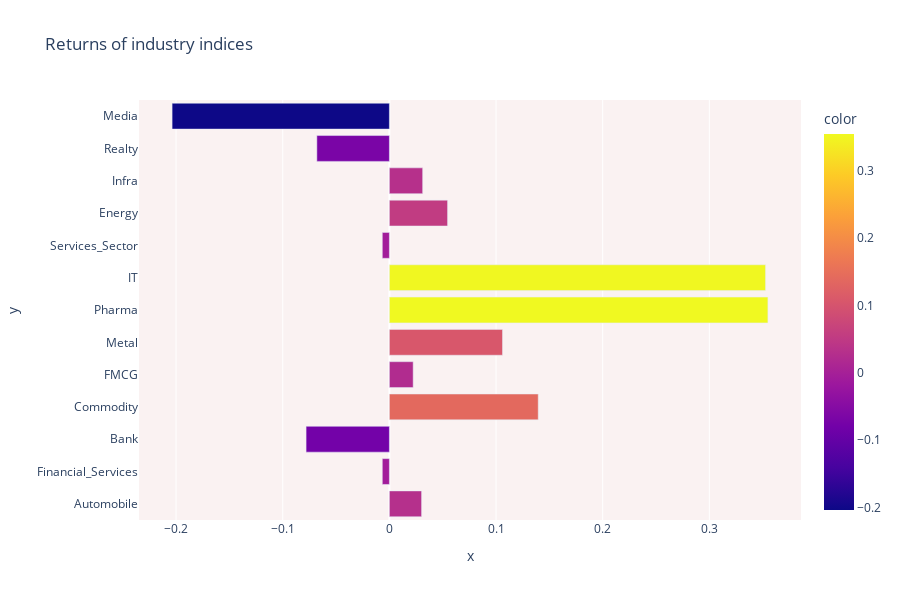

Write notebook code for a chart like this one.
### Code cell
fig = px.bar( x=y_val, y=x_val, color=y_val, orientation='h', height=600,
             title='Returns of industry indices', color_discrete_sequence = px.colors.cyclical.mygbm)

fig.update_layout(plot_bgcolor='rgb(250, 242, 242)')
fig.show()

### Figure 1 — Plotly figure (JSON) as saved in the notebook; plotly's stock layout.template omitted (floating-point values rounded to 4 significant figures)
{"data": [{"textposition": "auto", "hovertemplate": "x=%{x}<br>y=%{y}<br>color=%{marker.color}", "showlegend": false, "legendgroup": "", "name": "", "yaxis": "y", "y": ["Automobile", "Financial_Services", "Bank", "Commodity", "FMCG", "Metal", "Pharma", "IT", "Services_Sector", "Energy", "Infra", "Realty", "Media"], "hoverlabel": {"namelength": 0}, "offsetgroup": "", "xaxis": "x", "marker": {"color": [0.03019, -0.006636, -0.07809, 0.1396, 0.0223, 0.1061, 0.3549, 0.3527, -0.006636, 0.05455, 0.0312, -0.068, -0.2037], "coloraxis": "coloraxis"}, "x": [0.03019, -0.006636, -0.07809, 0.1396, 0.0223, 0.1061, 0.3549, 0.3527, -0.006636, 0.05455, 0.0312, -0.068, -0.2037], "alignmentgroup": "True", "type": "bar", "orientation": "h"}], "layout": {"xaxis": {"domain": [0, 1], "anchor": "y", "title": {"text": "x"}}, "title": {"text": "Returns of industry indices"}, "plot_bgcolor": "rgb(250, 242, 242)", "yaxis": {"domain": [0, 1], "anchor": "x", "title": {"text": "y"}}, "height": 600, "barmode": "relative", "legend": {"tracegroupgap": 0}, "coloraxis": {"colorbar": {"title": {"text": "color"}}, "colorscale": [[0, "#0d0887"], [0.1111, "#46039f"], [0.2222, "#7201a8"], [0.3333, "#9c179e"], [0.4444, "#bd3786"], [0.5556, "#d8576b"], [0.6667, "#ed7953"], [0.7778, "#fb9f3a"], [0.8889, "#fdca26"], [1, "#f0f921"]]}}}
